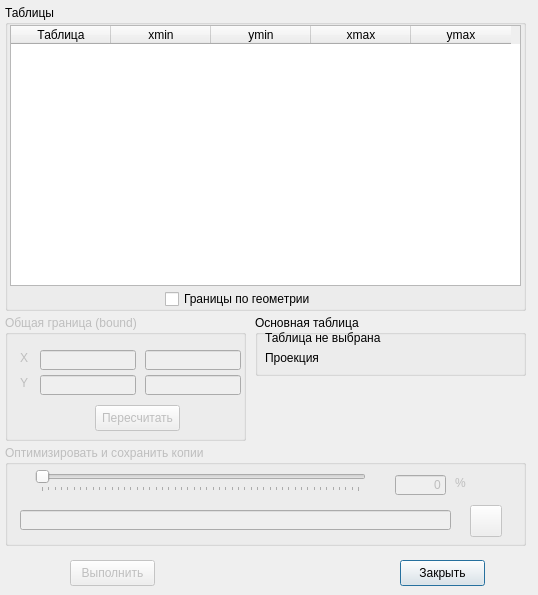
<?xml version="1.0" encoding="UTF-8"?>
<ui version="4.0">
 <class>Dialog</class>
 <widget class="QDialog" name="Dialog">
  <property name="geometry">
   <rect>
    <x>0</x>
    <y>0</y>
    <width>538</width>
    <height>595</height>
   </rect>
  </property>
  <property name="windowTitle">
   <string>Оптимизация границ</string>
  </property>
  <widget class="QGroupBox" name="groupBox">
   <property name="geometry">
    <rect>
     <x>5</x>
     <y>5</y>
     <width>521</width>
     <height>306</height>
    </rect>
   </property>
   <property name="title">
    <string>Таблицы </string>
   </property>
   <widget class="QTableWidget" name="tableView">
    <property name="geometry">
     <rect>
      <x>5</x>
      <y>20</y>
      <width>511</width>
      <height>261</height>
     </rect>
    </property>
    <column>
     <property name="text">
      <string>Таблица</string>
     </property>
    </column>
    <column>
     <property name="text">
      <string>xmin</string>
     </property>
     <property name="textAlignment">
      <set>AlignCenter</set>
     </property>
    </column>
    <column>
     <property name="text">
      <string>ymin</string>
     </property>
     <property name="textAlignment">
      <set>AlignCenter</set>
     </property>
    </column>
    <column>
     <property name="text">
      <string>xmax</string>
     </property>
     <property name="textAlignment">
      <set>AlignCenter</set>
     </property>
    </column>
    <column>
     <property name="text">
      <string>ymax</string>
     </property>
     <property name="textAlignment">
      <set>AlignCenter</set>
     </property>
    </column>
   </widget>
   <widget class="QCheckBox" name="ch_box_bounds_type">
    <property name="geometry">
     <rect>
      <x>160</x>
      <y>285</y>
      <width>161</width>
      <height>18</height>
     </rect>
    </property>
    <property name="text">
     <string>Границы по геометрии</string>
    </property>
   </widget>
  </widget>
  <widget class="QPushButton" name="pb_close">
   <property name="geometry">
    <rect>
     <x>400</x>
     <y>560</y>
     <width>85</width>
     <height>26</height>
    </rect>
   </property>
   <property name="text">
    <string>Закрыть</string>
   </property>
  </widget>
  <widget class="QGroupBox" name="groupBox_2">
   <property name="geometry">
    <rect>
     <x>255</x>
     <y>315</y>
     <width>271</width>
     <height>61</height>
    </rect>
   </property>
   <property name="toolTip">
    <string>Первая выбраная таблица становится базовой </string>
   </property>
   <property name="title">
    <string>Основная таблица</string>
   </property>
   <widget class="QLabel" name="lb_name_tab">
    <property name="geometry">
     <rect>
      <x>10</x>
      <y>15</y>
      <width>236</width>
      <height>16</height>
     </rect>
    </property>
    <property name="text">
     <string>Таблица не выбрана</string>
    </property>
   </widget>
   <widget class="QLabel" name="lb_base_cs">
    <property name="geometry">
     <rect>
      <x>10</x>
      <y>35</y>
      <width>286</width>
      <height>16</height>
     </rect>
    </property>
    <property name="text">
     <string>Проекция </string>
    </property>
   </widget>
  </widget>
  <widget class="QGroupBox" name="groupBox_MergeBound">
   <property name="enabled">
    <bool>false</bool>
   </property>
   <property name="geometry">
    <rect>
     <x>5</x>
     <y>315</y>
     <width>241</width>
     <height>126</height>
    </rect>
   </property>
   <property name="toolTip">
    <string>Общиq bound выбранных таблиц</string>
   </property>
   <property name="title">
    <string>Общая граница (bound)</string>
   </property>
   <widget class="QLabel" name="label_x">
    <property name="geometry">
     <rect>
      <x>15</x>
      <y>35</y>
      <width>16</width>
      <height>16</height>
     </rect>
    </property>
    <property name="text">
     <string>X</string>
    </property>
   </widget>
   <widget class="QLabel" name="label_x_2">
    <property name="geometry">
     <rect>
      <x>15</x>
      <y>60</y>
      <width>16</width>
      <height>16</height>
     </rect>
    </property>
    <property name="text">
     <string>Y</string>
    </property>
   </widget>
   <widget class="QLineEdit" name="ln_xmin">
    <property name="enabled">
     <bool>false</bool>
    </property>
    <property name="geometry">
     <rect>
      <x>35</x>
      <y>35</y>
      <width>96</width>
      <height>20</height>
     </rect>
    </property>
    <property name="alignment">
     <set>Qt::AlignRight|Qt::AlignTrailing|Qt::AlignVCenter</set>
    </property>
    <property name="readOnly">
     <bool>true</bool>
    </property>
   </widget>
   <widget class="QLineEdit" name="ln_ymin">
    <property name="enabled">
     <bool>false</bool>
    </property>
    <property name="geometry">
     <rect>
      <x>35</x>
      <y>60</y>
      <width>96</width>
      <height>20</height>
     </rect>
    </property>
    <property name="alignment">
     <set>Qt::AlignRight|Qt::AlignTrailing|Qt::AlignVCenter</set>
    </property>
    <property name="readOnly">
     <bool>true</bool>
    </property>
   </widget>
   <widget class="QLineEdit" name="ln_ymax">
    <property name="enabled">
     <bool>false</bool>
    </property>
    <property name="geometry">
     <rect>
      <x>140</x>
      <y>60</y>
      <width>96</width>
      <height>20</height>
     </rect>
    </property>
    <property name="alignment">
     <set>Qt::AlignRight|Qt::AlignTrailing|Qt::AlignVCenter</set>
    </property>
    <property name="readOnly">
     <bool>true</bool>
    </property>
   </widget>
   <widget class="QLineEdit" name="ln_xmax">
    <property name="enabled">
     <bool>false</bool>
    </property>
    <property name="geometry">
     <rect>
      <x>140</x>
      <y>35</y>
      <width>96</width>
      <height>20</height>
     </rect>
    </property>
    <property name="alignment">
     <set>Qt::AlignRight|Qt::AlignTrailing|Qt::AlignVCenter</set>
    </property>
    <property name="readOnly">
     <bool>true</bool>
    </property>
   </widget>
   <widget class="QPushButton" name="pb_recalc">
    <property name="enabled">
     <bool>false</bool>
    </property>
    <property name="geometry">
     <rect>
      <x>90</x>
      <y>90</y>
      <width>85</width>
      <height>26</height>
     </rect>
    </property>
    <property name="text">
     <string>Пересчитать</string>
    </property>
   </widget>
  </widget>
  <widget class="QPushButton" name="pb_run">
   <property name="enabled">
    <bool>false</bool>
   </property>
   <property name="geometry">
    <rect>
     <x>70</x>
     <y>560</y>
     <width>85</width>
     <height>26</height>
    </rect>
   </property>
   <property name="text">
    <string>Выполнить</string>
   </property>
  </widget>
  <widget class="QGroupBox" name="gb_out">
   <property name="enabled">
    <bool>false</bool>
   </property>
   <property name="geometry">
    <rect>
     <x>5</x>
     <y>445</y>
     <width>521</width>
     <height>101</height>
    </rect>
   </property>
   <property name="title">
    <string>Оптимизировать и сохранить копии</string>
   </property>
   <widget class="QSlider" name="hz_slider">
    <property name="geometry">
     <rect>
      <x>30</x>
      <y>25</y>
      <width>331</width>
      <height>22</height>
     </rect>
    </property>
    <property name="maximum">
     <number>50</number>
    </property>
    <property name="orientation">
     <enum>Qt::Horizontal</enum>
    </property>
    <property name="invertedAppearance">
     <bool>false</bool>
    </property>
    <property name="invertedControls">
     <bool>true</bool>
    </property>
    <property name="tickPosition">
     <enum>QSlider::TicksBelow</enum>
    </property>
   </widget>
   <widget class="QLineEdit" name="ln_edit_proc">
    <property name="geometry">
     <rect>
      <x>390</x>
      <y>30</y>
      <width>51</width>
      <height>20</height>
     </rect>
    </property>
    <property name="text">
     <string>0</string>
    </property>
    <property name="alignment">
     <set>Qt::AlignRight|Qt::AlignTrailing|Qt::AlignVCenter</set>
    </property>
   </widget>
   <widget class="QLineEdit" name="ln_out_path">
    <property name="geometry">
     <rect>
      <x>15</x>
      <y>65</y>
      <width>431</width>
      <height>20</height>
     </rect>
    </property>
   </widget>
   <widget class="QPushButton" name="pb_change_path">
    <property name="geometry">
     <rect>
      <x>465</x>
      <y>60</y>
      <width>32</width>
      <height>32</height>
     </rect>
    </property>
    <property name="toolTip">
     <string>Изменить путь файла(директории)</string>
    </property>
    <property name="text">
     <string/>
    </property>
    <property name="icon">
     <iconset>
      <normaloff>icon/saveas.png</normaloff>icon/saveas.png</iconset>
    </property>
   </widget>
   <widget class="QLabel" name="label">
    <property name="geometry">
     <rect>
      <x>450</x>
      <y>30</y>
      <width>26</width>
      <height>16</height>
     </rect>
    </property>
    <property name="text">
     <string>%</string>
    </property>
   </widget>
  </widget>
 </widget>
 <resources/>
 <connections/>
</ui>
